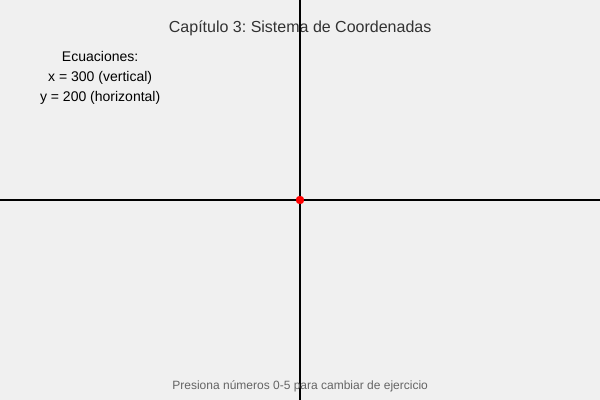
Frame 1 (no input)
Frame 60 (no input): identical to frame 1, image omitted
Frame 120 (the mouse pressed at the canvas centre since frame 60): identical to frame 1, image omitted

The p5.js sketch that drew this single still picture (run headless with seeded random() and noise() and a simulated clock; from frame 60 on, the mouse is pressed at the canvas centre):

// p5.js sketch
// ── sketch.js
let ejercicioActual = 0;

function setup() {
  createCanvas(600, 400);
  textSize(14);
  textAlign(CENTER, TOP);
}

function draw() {
  background(240);
  
  mostrarTitulo();
  
  if (ejercicioActual === 0) {
    ejercicioEjesCentrales();
  } else if (ejercicioActual === 1) {
    ejercicioPuntoCentral();
  } else if (ejercicioActual === 2) {
    ejercicioCirculosEsquinas();
  } else if (ejercicioActual === 3) {
    ejercicioRectanguloCentrado();
  } else if (ejercicioActual === 4) {
    ejercicioCuadrantes();
  } else if (ejercicioActual === 5) {
    ejercicioDiagonal();
  }
  
  // Mostrar instrucciones
  mostrarInstrucciones();
}

// ============================================================
// EJERCICIO PRINCIPAL (Ejemplo del capítulo)
// ============================================================

function ejercicioEjesCentrales() {
  // Dibujar líneas centrales (ejes)
  stroke(0); // Negro
  strokeWeight(2);
  
  // Línea vertical: x = width/2
  line(width/2, 0, width/2, height);
  
  // Línea horizontal: y = height/2
  line(0, height/2, width, height/2);
  
  // Marcar el centro con un punto rojo
  stroke(255, 0, 0);
  strokeWeight(8);
  point(width/2, height/2);
  
  // Explicación matemática
  fill(0);
  noStroke();
  text("Ecuaciones:", 100, 50);
  text("x = " + (width/2) + " (vertical)", 100, 70);
  text("y = " + (height/2) + " (horizontal)", 100, 90);
}

// ============================================================
// NIVEL 1 - Ejercicios básicos
// ============================================================

function ejercicioPuntoCentral() {
  // Ejercicio 1: Dibujar un punto en el centro
  stroke(0, 0, 255); // Azul
  strokeWeight(10);
  point(width/2, height/2);
  
  // Mostrar coordenadas
  fill(0);
  noStroke();
  text("Centro: (" + (width/2) + ", " + (height/2) + ")", width/2, 50);
}

function ejercicioCirculosEsquinas() {
  // Ejercicio 2: Dibujar un círculo en cada esquina
  noStroke();
  
  // Esquina superior izquierda (0,0)
  fill(255, 0, 0); // Rojo
  circle(15, 15, 30); // Desplazado para verse completo
  
  // Esquina superior derecha (width, 0)
  fill(0, 255, 0); // Verde
  circle(width-15, 15, 30);
  
  // Esquina inferior izquierda (0, height)
  fill(0, 0, 255); // Azul
  circle(15, height-15, 30);
  
  // Esquina inferior derecha (width, height)
  fill(255, 255, 0); // Amarillo
  circle(width-15, height-15, 30);
  
  // Mostrar coordenadas
  fill(0);
  text("(0,0)", 15, 5);
  text("(" + width + ",0)", width-50, 5);
  text("(0," + height + ")", 15, height-20);
  text("(" + width + "," + height + ")", width-70, height-20);
}

function ejercicioRectanguloCentrado() {
  // Ejercicio 3: Rectángulo centrado de 100x50
  let ancho = 100;
  let alto = 50;
  
  // Calcular esquina superior izquierda para que quede centrado
  let x = width/2 - ancho/2;
  let y = height/2 - alto/2;
  
  // Dibujar rectángulo
  fill(100, 150, 200, 150); // Azul semitransparente
  stroke(0);
  strokeWeight(2);
  rect(x, y, ancho, alto);
  
  // Marcar el centro
  stroke(255, 0, 0);
  strokeWeight(5);
  point(width/2, height/2);
  
  // Explicación
  fill(0);
  noStroke();
  text("Rectángulo: (" + x + ", " + y + ") a (" + (x+ancho) + ", " + (y+alto) + ")", width/2, 50);
}

// ============================================================
// NIVEL 2 - Cuadrantes
// ============================================================

function ejercicioCuadrantes() {
  // Primero dibujar los ejes (división en cuadrantes)
  stroke(150);
  strokeWeight(1);
  line(width/2, 0, width/2, height);
  line(0, height/2, width, height/2);
  
  // Ejercicio 5: Círculos en el centro de cada cuadrante
  noStroke();
  
  // Centro de cada cuadrante
  let cx1 = width/4;
  let cy1 = height/4;
  let cx2 = 3*width/4;
  let cy2 = height/4;
  let cx3 = width/4;
  let cy3 = 3*height/4;
  let cx4 = 3*width/4;
  let cy4 = 3*height/4;
  
  // Círculo superior izquierdo
  fill(255, 200, 200);
  circle(cx1, cy1, 40);
  fill(0);
  text("Q1", cx1, cy1-15);
  
  // Círculo superior derecho
  fill(200, 255, 200);
  circle(cx2, cy2, 40);
  fill(0);
  text("Q2", cx2, cy2-15);
  
  // Círculo inferior izquierdo
  fill(200, 200, 255);
  circle(cx3, cy3, 40);
  fill(0);
  text("Q3", cx3, cy3-15);
  
  // Círculo inferior derecho
  fill(255, 255, 200);
  circle(cx4, cy4, 40);
  fill(0);
  text("Q4", cx4, cy4-15);
  
  // Mostrar coordenadas de los centros
  fill(0);
  text("(" + cx1 + "," + cy1 + ")", cx1, cy1+25);
  text("(" + cx2 + "," + cy2 + ")", cx2-30, cy2+25);
  text("(" + cx3 + "," + cy3 + ")", cx3, cy3+25);
  text("(" + cx4 + "," + cy4 + ")", cx4-30, cy4+25);
}

// ============================================================
// NIVEL 3 - Diagonal
// ============================================================

function ejercicioDiagonal() {
  // Ejercicio 6: Diagonal principal
  stroke(255, 0, 0);
  strokeWeight(3);
  line(0, 0, width, height);
  
  // Mostrar puntos extremos
  stroke(0);
  strokeWeight(8);
  point(0, 0);
  point(width, height);
  
  // Ecuación de la recta
  let pendiente = height/width;
  fill(0);
  noStroke();
  text("Ecuación: y = (" + pendiente.toFixed(3) + ")x", width/2, 50);
  text("Puntos: (0,0) → (" + width + "," + height + ")", width/2, 70);
  
  // Mostrar algunos puntos discretos de la recta
  stroke(0, 100, 255);
  strokeWeight(5);
  for (let x = 0; x <= width; x += 50) {
    let y = (height/width) * x;
    if (y <= height) {
      point(x, y);
    }
  }
}

// ============================================================
// FUNCIONES AUXILIARES
// ============================================================

function mostrarTitulo() {
  fill(50);
  noStroke();
  textSize(16);
  text("Capítulo 3: Sistema de Coordenadas", width/2, 20);
  textSize(14);
}

function mostrarInstrucciones() {
  fill(100);
  textSize(12);
  text("Presiona números 0-5 para cambiar de ejercicio", width/2, height-20);
  textSize(14);
}

// ============================================================
// INTERACCIÓN - Cambiar entre ejercicios
// ============================================================

function keyPressed() {
  if (key === '0') ejercicioActual = 0;
  if (key === '1') ejercicioActual = 1;
  if (key === '2') ejercicioActual = 2;
  if (key === '3') ejercicioActual = 3;
  if (key === '4') ejercicioActual = 4;
  if (key === '5') ejercicioActual = 5;
  
  // Mostrar qué ejercicio se está viendo
  console.log("Ejercicio " + ejercicioActual + " seleccionado");
}
